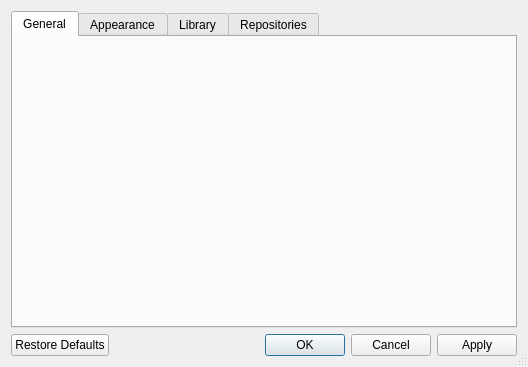
<?xml version="1.0" encoding="UTF-8"?>
<ui version="4.0">
 <class>librepcb::workspace::WorkspaceSettingsDialog</class>
 <widget class="QDialog" name="librepcb::workspace::WorkspaceSettingsDialog">
  <property name="windowModality">
   <enum>Qt::ApplicationModal</enum>
  </property>
  <property name="geometry">
   <rect>
    <x>0</x>
    <y>0</y>
    <width>528</width>
    <height>367</height>
   </rect>
  </property>
  <property name="windowTitle">
   <string>Workspace Settings</string>
  </property>
  <property name="sizeGripEnabled">
   <bool>true</bool>
  </property>
  <property name="modal">
   <bool>true</bool>
  </property>
  <layout class="QVBoxLayout" name="verticalLayout">
   <item>
    <widget class="QTabWidget" name="tabWidget">
     <property name="currentIndex">
      <number>0</number>
     </property>
     <widget class="QWidget" name="generalTab">
      <attribute name="title">
       <string>General</string>
      </attribute>
      <layout class="QVBoxLayout" name="verticalLayout_3">
       <item>
        <layout class="QFormLayout" name="generalLayout"/>
       </item>
       <item>
        <spacer name="verticalSpacer">
         <property name="orientation">
          <enum>Qt::Vertical</enum>
         </property>
         <property name="sizeHint" stdset="0">
          <size>
           <width>20</width>
           <height>40</height>
          </size>
         </property>
        </spacer>
       </item>
      </layout>
     </widget>
     <widget class="QWidget" name="appearanceTab">
      <attribute name="title">
       <string>Appearance</string>
      </attribute>
      <layout class="QVBoxLayout" name="verticalLayout_4">
       <item>
        <layout class="QFormLayout" name="appearanceLayout"/>
       </item>
       <item>
        <spacer name="verticalSpacer_3">
         <property name="orientation">
          <enum>Qt::Vertical</enum>
         </property>
         <property name="sizeHint" stdset="0">
          <size>
           <width>20</width>
           <height>262</height>
          </size>
         </property>
        </spacer>
       </item>
      </layout>
     </widget>
     <widget class="QWidget" name="libraryTab">
      <attribute name="title">
       <string>Library</string>
      </attribute>
      <layout class="QVBoxLayout" name="verticalLayout_2">
       <item>
        <layout class="QFormLayout" name="libraryLayout"/>
       </item>
       <item>
        <spacer name="verticalSpacer_2">
         <property name="orientation">
          <enum>Qt::Vertical</enum>
         </property>
         <property name="sizeHint" stdset="0">
          <size>
           <width>20</width>
           <height>262</height>
          </size>
         </property>
        </spacer>
       </item>
      </layout>
     </widget>
     <widget class="QWidget" name="repositoriesTab">
      <attribute name="title">
       <string>Repositories</string>
      </attribute>
      <layout class="QVBoxLayout" name="verticalLayout_5">
       <item>
        <layout class="QVBoxLayout" name="repositoriesLayout">
         <item>
          <widget class="QLabel" name="label">
           <property name="text">
            <string>Repositories are used to browse, download and update libraries.&lt;br&gt;
You can add any server to this list which implements the LibrePCB API.&lt;br&gt;
The official LibrePCB server is &lt;a href=&quot;http://api.librepcb.org&quot;&gt;
http://api.librepcb.org&lt;/a&gt;.</string>
           </property>
           <property name="openExternalLinks">
            <bool>true</bool>
           </property>
          </widget>
         </item>
        </layout>
       </item>
      </layout>
     </widget>
    </widget>
   </item>
   <item>
    <widget class="QDialogButtonBox" name="buttonBox">
     <property name="orientation">
      <enum>Qt::Horizontal</enum>
     </property>
     <property name="standardButtons">
      <set>QDialogButtonBox::Apply|QDialogButtonBox::Cancel|QDialogButtonBox::Ok|QDialogButtonBox::RestoreDefaults</set>
     </property>
    </widget>
   </item>
  </layout>
 </widget>
 <resources/>
 <connections>
  <connection>
   <sender>buttonBox</sender>
   <signal>accepted()</signal>
   <receiver>librepcb::workspace::WorkspaceSettingsDialog</receiver>
   <slot>accept()</slot>
   <hints>
    <hint type="sourcelabel">
     <x>257</x>
     <y>533</y>
    </hint>
    <hint type="destinationlabel">
     <x>157</x>
     <y>274</y>
    </hint>
   </hints>
  </connection>
  <connection>
   <sender>buttonBox</sender>
   <signal>rejected()</signal>
   <receiver>librepcb::workspace::WorkspaceSettingsDialog</receiver>
   <slot>reject()</slot>
   <hints>
    <hint type="sourcelabel">
     <x>325</x>
     <y>533</y>
    </hint>
    <hint type="destinationlabel">
     <x>286</x>
     <y>274</y>
    </hint>
   </hints>
  </connection>
 </connections>
</ui>
